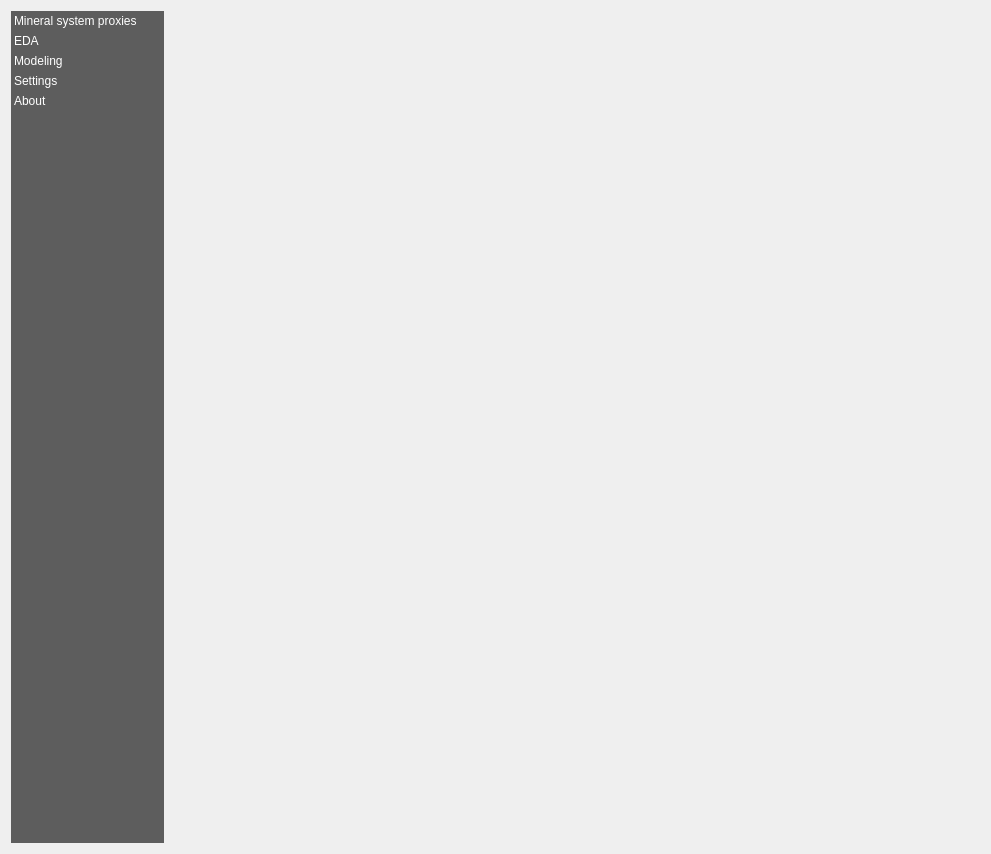
<?xml version="1.0" encoding="UTF-8"?>
<ui version="4.0">
 <class>Dialog</class>
 <widget class="QDialog" name="Dialog">
  <property name="geometry">
   <rect>
    <x>0</x>
    <y>0</y>
    <width>991</width>
    <height>854</height>
   </rect>
  </property>
  <property name="windowTitle">
   <string>EIS Wizard</string>
  </property>
  <property name="windowIcon">
   <iconset>
    <normaloff>../icons/eis_icon.svg</normaloff>../icons/eis_icon.svg</iconset>
  </property>
  <layout class="QHBoxLayout" name="horizontalLayout">
   <item>
    <widget class="QListWidget" name="menu_widget">
     <property name="sizePolicy">
      <sizepolicy hsizetype="Minimum" vsizetype="Expanding">
       <horstretch>0</horstretch>
       <verstretch>0</verstretch>
      </sizepolicy>
     </property>
     <property name="minimumSize">
      <size>
       <width>100</width>
       <height>200</height>
      </size>
     </property>
     <property name="maximumSize">
      <size>
       <width>153</width>
       <height>16777215</height>
      </size>
     </property>
     <property name="styleSheet">
      <string notr="true">QListWidget{
	background-color: rgb(69, 69, 69, 220);
	outline: 0;
}
QListWidget::item {
	color: white;
	padding: 3px;
}
QListWidget::item::selected {
	color: black;
	background-color:palette(Window);
    padding-right: 0px;
}</string>
     </property>
     <property name="frameShape">
      <enum>QFrame::Box</enum>
     </property>
     <property name="lineWidth">
      <number>0</number>
     </property>
     <property name="iconSize">
      <size>
       <width>32</width>
       <height>32</height>
      </size>
     </property>
     <property name="uniformItemSizes">
      <bool>true</bool>
     </property>
     <property name="currentRow">
      <number>-1</number>
     </property>
     <item>
      <property name="text">
       <string>Mineral system proxies</string>
      </property>
     </item>
     <item>
      <property name="text">
       <string>EDA</string>
      </property>
     </item>
     <item>
      <property name="text">
       <string>Modeling</string>
      </property>
     </item>
     <item>
      <property name="text">
       <string>Settings</string>
      </property>
     </item>
     <item>
      <property name="text">
       <string>About</string>
      </property>
     </item>
    </widget>
   </item>
   <item>
    <widget class="QStackedWidget" name="pages_widget"/>
   </item>
  </layout>
 </widget>
 <resources/>
 <connections/>
</ui>
